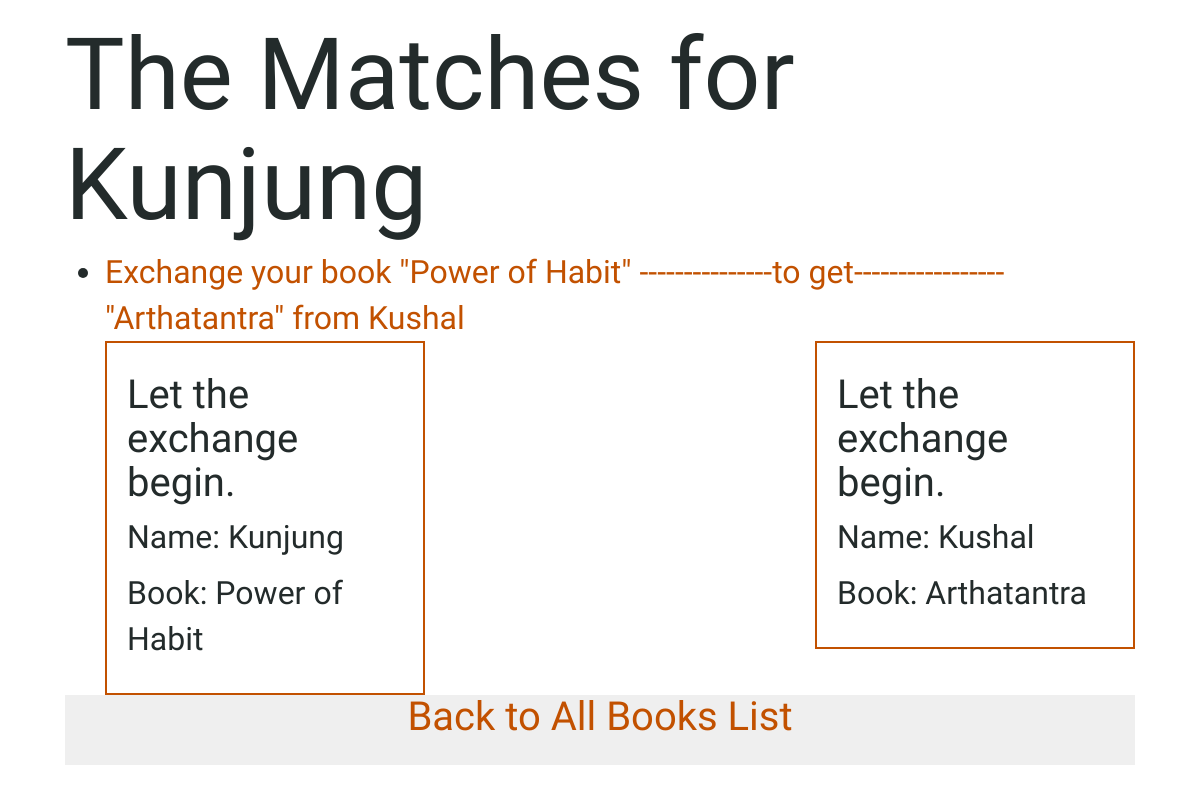
/person/44/yourmatches, run on the app's committed database.
### books/models.py (models this page shows, shortened)
class Person(models.Model):
    name = models.CharField(max_length=20, default="Mr Nobody")
    photo = models.FileField(null=True, blank=True)
    def __str__(self):
        return f"{self.name}"

class Wish(models.Model):
    book = models.ForeignKey(Book, on_delete=models.CASCADE, related_name="wishes")
    wisher = models.ForeignKey(Person, on_delete=models.CASCADE, related_name="wishes") ### The Person who is making the wish
    angel = models.ForeignKey(Person, on_delete=models.CASCADE, related_name='wishes_to_fulfill', null=True) ### The Person who fulfills the wish therefore, the ANGEL
    fulfilled = models.BooleanField(default=False)
    rank = models.IntegerField(default=1)  ### The Number One Book

class Book(models.Model):
    name = models.CharField(max_length=20, default="Invisible Book")
    summary = models.TextField(max_length=100, null=True)
    owner = models.ForeignKey(Person, on_delete=models.CASCADE, related_name="books", null=True)
    available = models.BooleanField(default=True)
    def __str__(self):
        return f"{self.name}"

### books/views.py (the view)
# urls.py: path('person/<int:person_id>/yourmatches', views.yourmatches, name='yourmatches'),
def yourmatches(request, person_id):
	try:
		person = Person.objects.get(pk=person_id)
		mybook = person.books.all().first()
	except Person.DoesNotExist:
		raise Http404("Person does not exist.")
	except Book.DoesNotExist:
		raise Http404("Book does not exist.")
	context = {
		"person": person,
		"mybook": mybook,
		"matched_wishes": person.wishes.filter(fulfilled=True)
	}
	return render(request, "books/yourmatches.html", context)

### books/templates/books/yourmatches.html (shortened to what this page needs)
{% extends "books/base.html" %}
{% load static %}
{% block body %}
	<h1>The Matches for {{ person.name }} </h1>
    <ul>
        {% for wish in matched_wishes %}
            <li><span class="kingqueen">Exchange your book "{{ mybook }}" ---------------to get----------------- "{{ wish.book }}" from {{ wish.angel }}</span> </li>
            <div class="left">
                <h4>Let the exchange begin.</h4>
                <p>Name: {{ wish.wisher }}</p>
                <p>Book: {{ mybook }}</p>
            </div>
            <div class="right">
                <h4>Let the exchange begin.</h4>
                <p>Name: {{ wish.angel }}</p>
                <p>Book: {{ wish.book }}</p>
            </div>
        {% empty %}
            <li> No matches yet.</li>
        {% endfor %}
    </ul>
{% endblock %}

### books/static/css/main.css (style rules this page uses)
body { padding-left: 65px; padding-right: 65px; font-family: 'Sue Ellen Francisco', cursive; font-size: 32px; color: #232B2B; }
h1, h2, h3, h4 { font-family: 'Amatic SC', bold; }
h1 { font-size: 100px; }
h4 { font-size: 40px; }
.kingqueen { color: #C25100; }
.left { float: left; width: 320px; border: 2px solid #C25100; padding: 20px; }
.right { float: right; width: 320px; border: 2px solid #C25100; padding: 20px; }

### data on the page
Person: name "Kunjung"
Wish: book "Arthatantra", angel "Kushal", wisher "Kunjung"
Book: name "Power of Habit"
